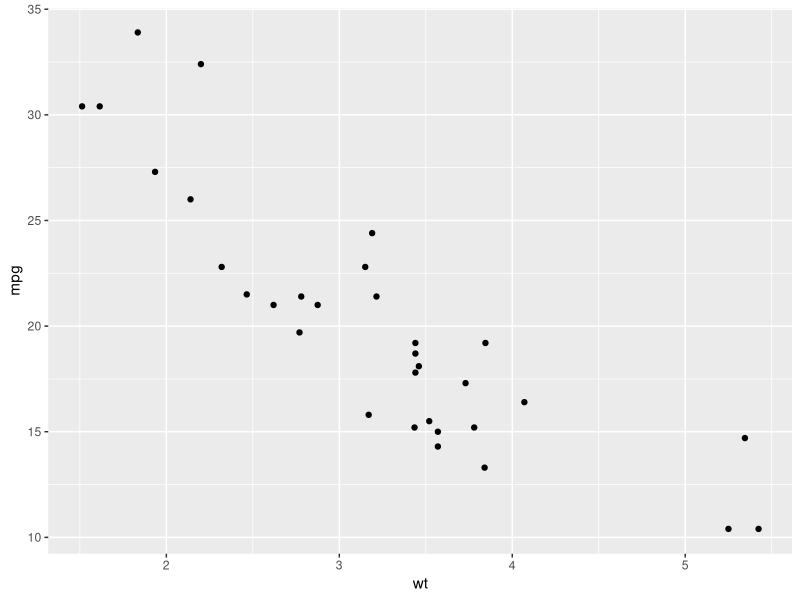
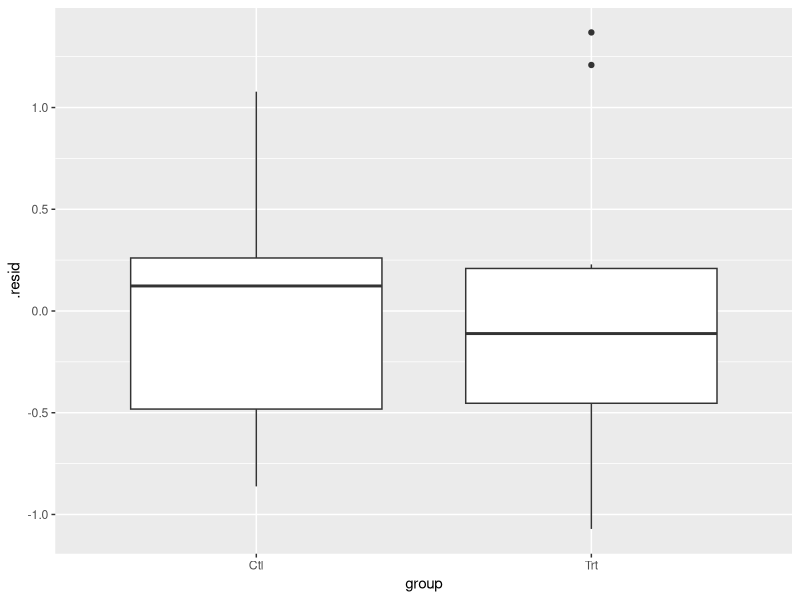
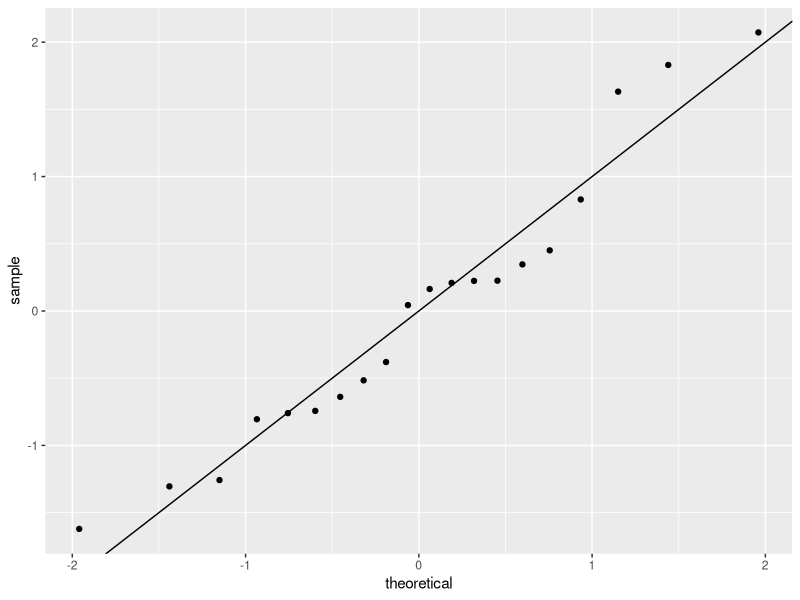

The R source for these figures, in order:
## ---- chunk 1
library(ggplot2)
ggplot(mtcars, aes(wt, mpg)) + geom_point()
## ---- chunk 2
ctl <- c(4.17,5.58,5.18,6.11,4.50,4.61,5.17,4.53,5.33,5.14)
trt <- c(4.81,4.17,4.41,3.59,5.87,3.83,6.03,4.89,4.32,4.69)
group <- gl(2, 10, 20, labels = c("Ctl","Trt"))
weight <- c(ctl, trt)
lm.D9 <- lm(weight ~ group)

anova(lm.D9)
summary(lm.D9)
## ---- chunk 3
library(ggplot2)
ggplot(lm.D9, aes(x = group, y = .resid)) + geom_boxplot()
## ---- chunk 4
ggplot(lm.D9, aes(sample = .stdresid)) + stat_qq() + geom_abline()
